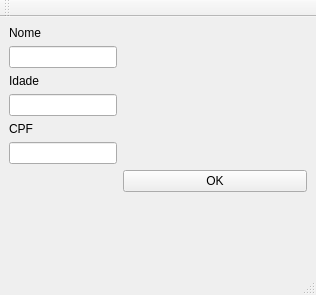
<?xml version="1.0" encoding="UTF-8"?>
<ui version="4.0">
 <class>MainWindow</class>
 <widget class="QMainWindow" name="MainWindow">
  <property name="geometry">
   <rect>
    <x>0</x>
    <y>0</y>
    <width>316</width>
    <height>295</height>
   </rect>
  </property>
  <property name="windowTitle">
   <string>MainWindow</string>
  </property>
  <widget class="QWidget" name="centralwidget">
   <layout class="QFormLayout" name="formLayout">
    <item row="0" column="0">
     <widget class="QLabel" name="label">
      <property name="text">
       <string>Nome</string>
      </property>
     </widget>
    </item>
    <item row="2" column="0">
     <widget class="QLabel" name="label_2">
      <property name="text">
       <string>Idade</string>
      </property>
     </widget>
    </item>
    <item row="1" column="0">
     <widget class="QLineEdit" name="nome"/>
    </item>
    <item row="3" column="0">
     <widget class="QLineEdit" name="idade"/>
    </item>
    <item row="4" column="0">
     <widget class="QLabel" name="label_3">
      <property name="text">
       <string>CPF</string>
      </property>
     </widget>
    </item>
    <item row="5" column="0">
     <widget class="QLineEdit" name="cpf"/>
    </item>
    <item row="6" column="1">
     <widget class="QPushButton" name="botao">
      <property name="text">
       <string>OK</string>
      </property>
     </widget>
    </item>
   </layout>
  </widget>
  <widget class="QMenuBar" name="menubar">
   <property name="geometry">
    <rect>
     <x>0</x>
     <y>0</y>
     <width>316</width>
     <height>27</height>
    </rect>
   </property>
  </widget>
  <widget class="QStatusBar" name="statusbar"/>
  <widget class="QToolBar" name="toolBar">
   <property name="windowTitle">
    <string>toolBar</string>
   </property>
   <attribute name="toolBarArea">
    <enum>TopToolBarArea</enum>
   </attribute>
   <attribute name="toolBarBreak">
    <bool>false</bool>
   </attribute>
  </widget>
 </widget>
 <resources/>
 <connections/>
</ui>
